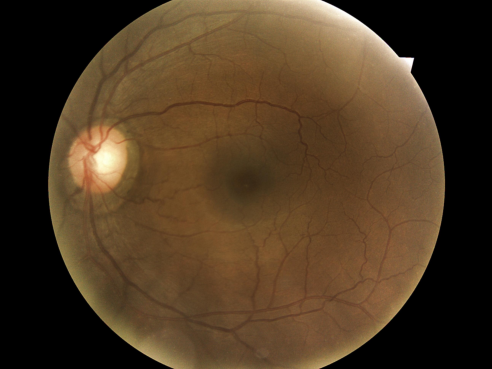
#> input picture 10_solving_common_problems/TRAIN000000.png, 492 x 369 px
$ jupyter execute data_augmentation.ipynb
#> lines starting #> are read from the running program, lines starting #| are printed output that depends on the picture
[cell 1]
import random
import matplotlib.pyplot as plt
import skimage.io as io
from skimage.transform import rotate
from skimage.util import random_noise
from skimage.exposure import adjust_gamma

### Load the image

[cell 2]
base_img = io.imread("TRAIN000000.png")
#> base_img is the input picture: shape (369, 492, 4); mean R, G, B, A 77.1, 57.2, 35, 255
plt.figure()
plt.imshow(base_img)
plt.axis("off")
plt.show()

## Rotate the image

[cell 3]
img_rotate = rotate(base_img,angle=90)
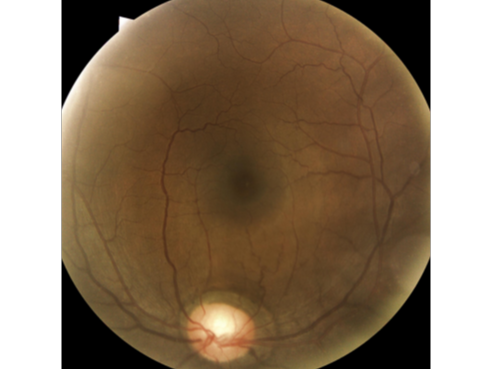
#> img_rotate: shape (369, 492, 4) float64; mean R, G, B, A 0.295, 0.218, 0.133, 0.75; transparent parts drawn white
plt.figure()
plt.imshow(img_rotate)
plt.axis("off")
plt.show()

### With a random angle

[cell 4]
range_angle = (-45,45)
for i in range(5):
    selected_angle = random.randint(range_angle[0],range_angle[1])
    img_rotate = rotate(base_img,angle=selected_angle)
    plt.figure()
    plt.imshow(img_rotate)
    plt.title(f"Angle={selected_angle}°")
    plt.axis("off")
    plt.show()
#> this loop made 5 passes
#> pass 1, `img_rotate = rotate(base_img,angle=selected_angle)`:
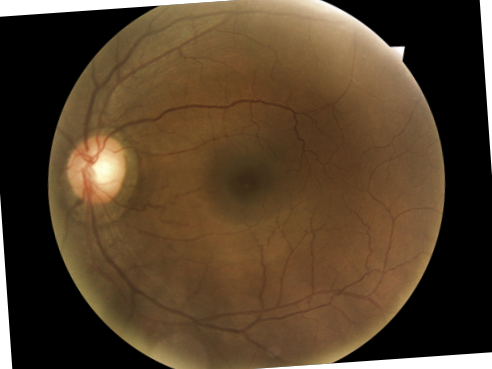
#> img_rotate: shape (369, 492, 4) float64; mean R, G, B, A 0.301, 0.223, 0.136, 0.966; transparent parts drawn white
#> pass 2, `img_rotate = rotate(base_img,angle=selected_angle)`:
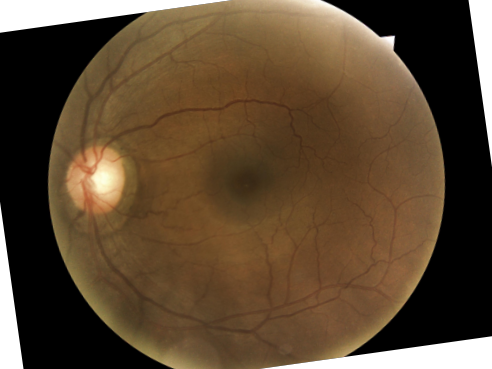
#> img_rotate: shape (369, 492, 4) float64; mean R, G, B, A 0.299, 0.221, 0.135, 0.936; transparent parts drawn white
#> pass 3, `img_rotate = rotate(base_img,angle=selected_angle)`:
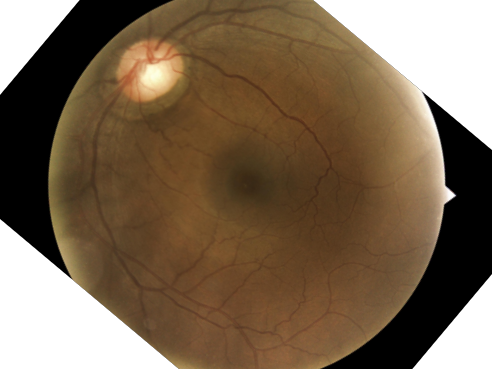
#> img_rotate: shape (369, 492, 4) float64; mean R, G, B, A 0.295, 0.218, 0.133, 0.81; transparent parts drawn white

## Flip horizontal

[cell 5]
img_flip_horizontal = base_img[:,::-1,:]
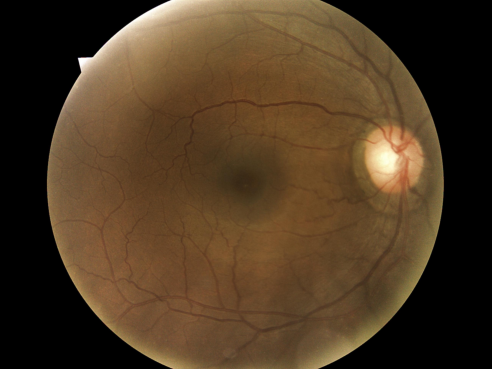
#> img_flip_horizontal: shape (369, 492, 4); mean R, G, B, A 77.1, 57.2, 35, 255
plt.figure()
plt.imshow(img_flip_horizontal)
plt.axis("off")
plt.show()

## Flip vertical

[cell 6]
img_flip_vertical = base_img[::-1,:,:]
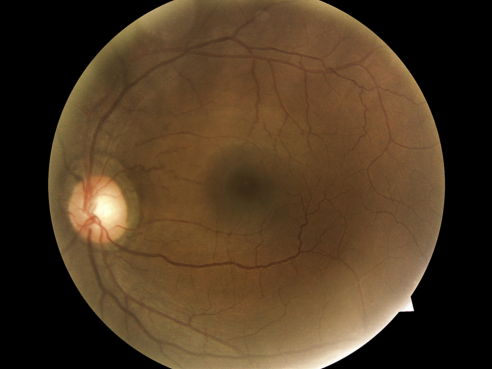
#> img_flip_vertical: shape (369, 492, 4); mean R, G, B, A 77.1, 57.2, 35, 255
plt.figure()
plt.imshow(img_flip_vertical)
plt.axis("off")
plt.show()

## Change pixels intensity

[cell 7]
#gamma>1 and the image will be darker, gamma<1 and the image will be brighter
img_gamma = adjust_gamma(base_img,gamma=2)
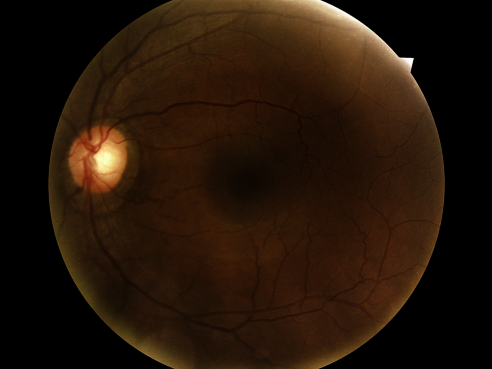
#> img_gamma: shape (369, 492, 4); mean R, G, B, A 37, 21.2, 8.9, 255
plt.figure()
plt.imshow(img_gamma)
plt.axis("off")
plt.title("gamma>1")
plt.show()

[cell 8]
img_gamma = adjust_gamma(base_img,gamma=0.5)
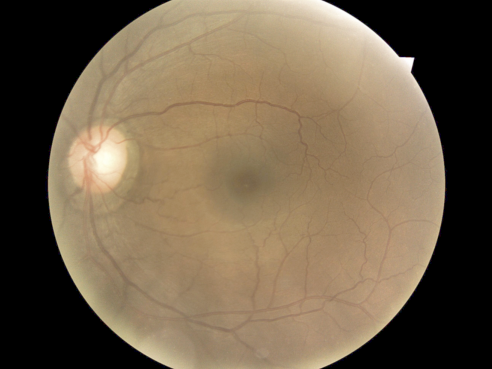
#> img_gamma: shape (369, 492, 4); mean R, G, B, A 114, 97.8, 75.8, 255
plt.figure()
plt.imshow(img_gamma)
plt.axis("off")
plt.title("gamma<1")
plt.show()

## Noise

[cell 9]
img_noisy = random_noise(base_img,var=0.3)
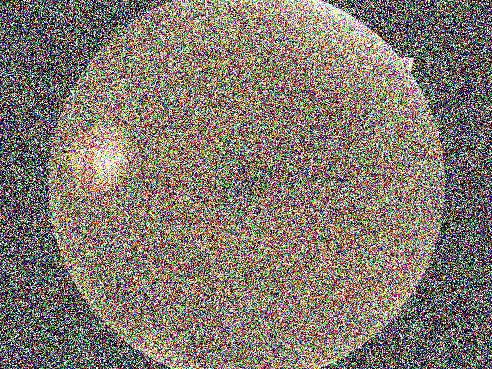
#> img_noisy: shape (369, 492, 4) float64; mean R, G, B, A 0.384, 0.336, 0.283, 0.789; transparent parts drawn white
plt.figure()
plt.imshow(img_noisy)
plt.axis("off")
plt.show()
